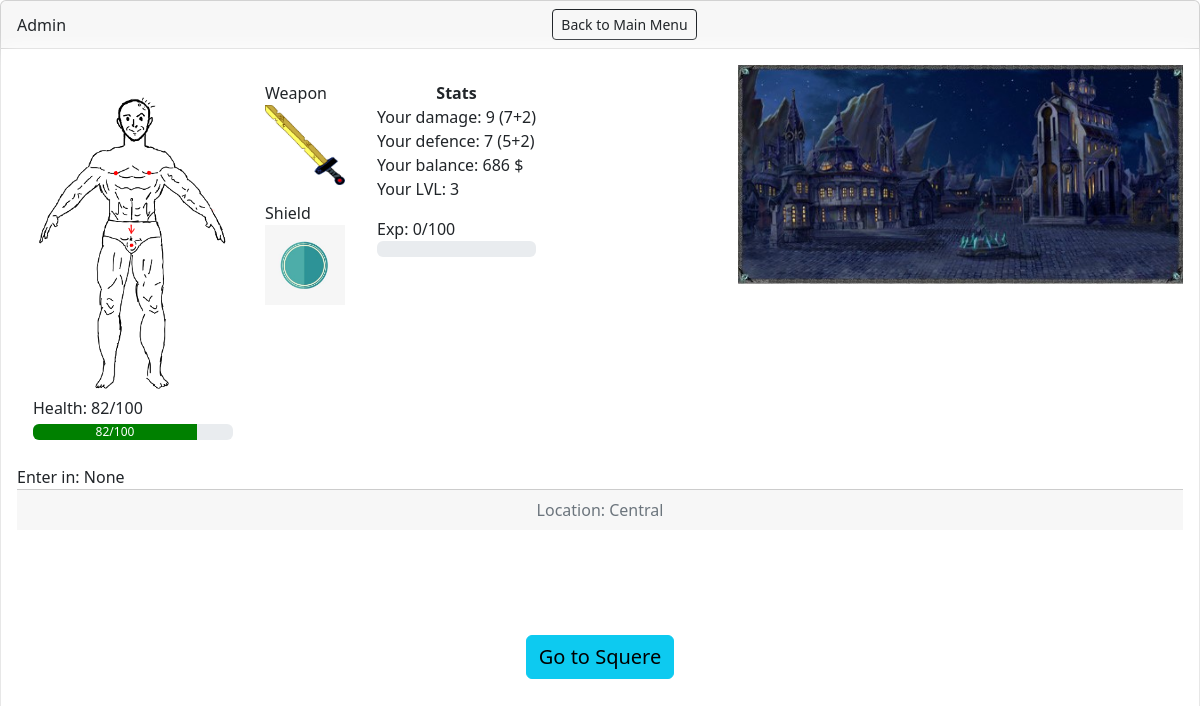
The app's page /game/location1/ (signed in), older data.
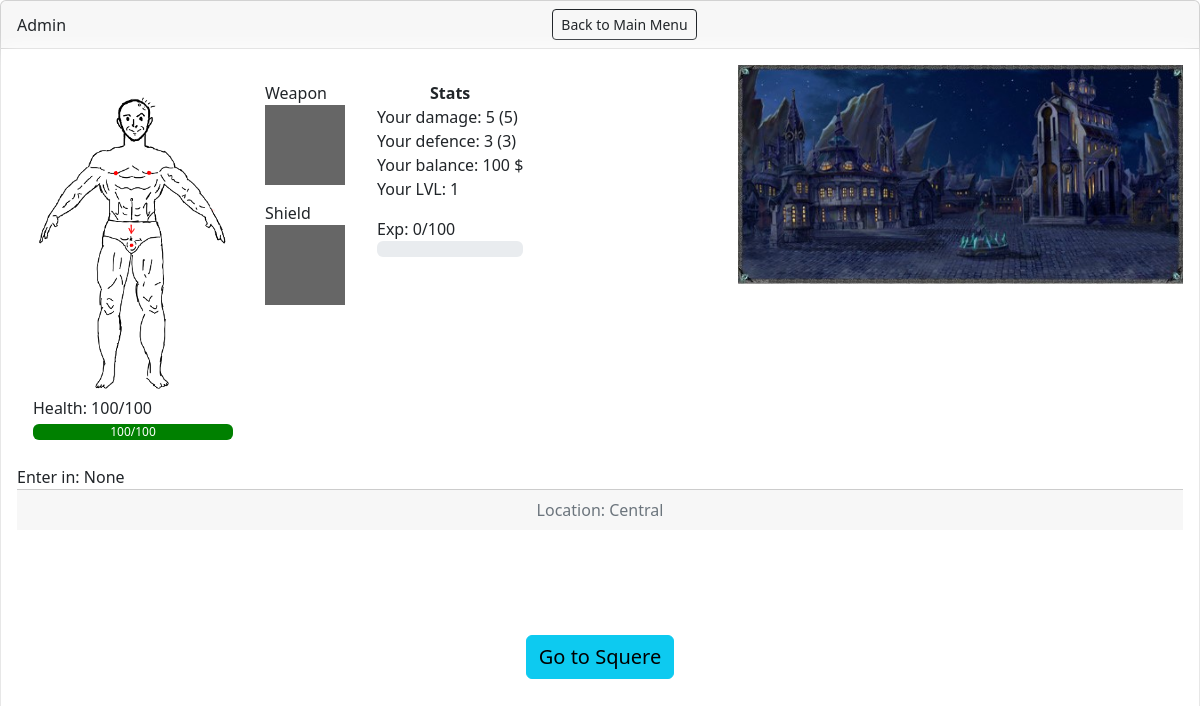
The same page, newer data.
### User/models.py (models this page shows, shortened)
class Newuser(AbstractUser):
    health = models.IntegerField("HP",default=100)
    attack = models.IntegerField("ATTACK",default=5)
    defence = models.IntegerField("ARMOR",default=3)
    img = models.ImageField("IMG",upload_to="img/",default="")
    balance = models.DecimalField("MONEY", default=100, decimal_places=0,max_digits=10)
    lvl = models.IntegerField("LEVEL",default=1)
    exp = models.IntegerField("EXP",default=0)
    weapon = models.ForeignKey('Weapon',verbose_name="WEAPON",default='',null=True,blank=True,on_delete=models.SET_NULL)
    armor = models.ForeignKey('Armor',verbose_name="ARMOR",default='',null=True,blank=True,on_delete=models.SET_NULL)
    dungeon_lvl = models.IntegerField("DUNGEON LVL",default=1)
    dungeon_loc = models.IntegerField("DUNGEON LOCATION", default=0)
    is_fight = models.BooleanField("IS FIGHT",default=False)
    enemy = models.ForeignKey("Enemy",verbose_name="ENEMY",default='',null=True,blank=True,on_delete=models.SET_NULL)
    def ReturnAllDamage(self):
        if self.weapon is None:
            return self.attack
        else:
            return self.attack+self.weapon.damage
    def ReturnAllArmor(self):
        if self.armor is None:
            return self.defence
        else:
            return self.defence+self.armor.armor
    def CheckEXP(self):
        if self.lvl == 99:
            self.exp=100
        else:
            if self.exp>=100:
                self.lvl+=1
                self.defence=self.defence+1
                self.attack=self.attack+1
                self.exp=0
        self.save()
        return self.lvl

class Weapon(models.Model):
    name = models.CharField("WEAPON NAME",max_length=30)
    damage = models.IntegerField("DAMAGE+")
    img = models.ImageField("IMG",upload_to="weapon")
    balance = models.IntegerField("SUM")
    lvl = models.IntegerField("LVL")

class Armor(models.Model):
    name = models.CharField("ARMOR NAME",max_length=30)
    img = models.ImageField("IMG",upload_to="armor")
    armor = models.IntegerField("AROMOR+")
    balance = models.IntegerField("SUM")
    lvl = models.IntegerField("LVL")

### Game/views.py (the view)
# urls.py: path('location1/',Location1.as_view(),name='loc1'),
class Location1(LoginRequiredMixin,TemplateView):
    template_name='BK/home.html'

### templates/BK/home.html (shortened to what this page needs)
{% load static %}
<!DOCTYPE html>
<html>
    <head>
        <link href="https://cdn.jsdelivr.net/npm/bootstrap@5.2.0-beta1/dist/css/bootstrap.min.css" rel="stylesheet">
    </head>
    <body>
        <div class="card">
            <div class="card-header d-flex align-items-center">
              <span>{{user.username}}</span>
              <a class="btn btn-sm btn-outline-dark mx-auto" href="{% url 'home' %}">Back to Main Menu</a>
            </div>
            <div class="card-body d-flex flex-column shadown">
                <div class="d-flex justify-content-between media">
                <div class="d-flex w-100 up">
                    <div class='user_model  d-flex flex-column align-items-between'>
                        <div class="img_user"><img src="{% static 'img/based_2.png' %}" class="w-100 h-100" /></div>
                        <span>Health: {{user.health}}/100</span>
                        <div class="progress mt-1">
                            <div class="progress-bar bg_pr" role="progressbar" style="width: {{user.health}}%" aria-valuenow="{{user.health}}" aria-valuemin="0" aria-valuemax="100">{{user.health}}/100</div>
                        </div>
                    </div>
                    <div class='m-3'>
                        <span class="text-center">Weapon</span>
                        {% if user.weapon.img %}
                        <div><img src="{{user.weapon.img.url}}" class="item_img mb-3"/></div>
                        {% else %}
                        <div class='no_image_attr mb-3'></div>
                        {% endif %}
                        <span class='text-center'>Shield</span>
                        {% if user.armor.img %}
                        <div><img src="{{user.armor.img.url}}" class="item_img mb-3"/></div>
                        {% else %}
                        <div class='no_image_attr'></div>
                        {% endif %}
                    </div>
                    <div class='m-3 stats'>
                        <div class='text-center'><b>Stats</b></div>
                        <div class=>
                            <div>Your damage: {{user.ReturnAllDamage}} ({{user.attack}}{% if user.weapon is not None %}+{{user.weapon.damage}}{% endif %})</div>
                        <div>Your defence: {{user.ReturnAllArmor}} ({{user.defence}}{% if user.armor is not None %}+{{user.armor.armor}}{% endif %})</div>
                        <div>Your balance: {{user.balance}} $</div>
                        <div>Your LVL: {{user.CheckEXP}}</div>
                        <div class="mt-3">Exp: {{user.exp}}/100</div>
                        <div class="progress">
                        </div>
                        </div>
                    </div>
                </div>
                    <div class="map">
                    </div>
            </div>
            {% block enter %}
            <span>Enter in: None</span>
            {% endblock enter %}
            <div class="card-footer text-muted text-center">
            {% block locat_name %}
            Location: Central
            {% endblock locat_name %}
            </div>
            <div class="d-flex justify-content-center align-items-center nav">
                {% block bnts %}<a class="btn btn-info fs-5" href="{% url 'loc2'%}">Go to Squere</a>{% endblock bnts %}
            </div>
          </div>
    </body>
</html>

Row changes from the older to the newer data that the page shows:
changed Newuser "Admin": health "82" → "100"; weapon_id 1 → empty (drawn); armor_id 1 → empty (drawn); ReturnAllDamage "9" → "5"; attack "7" → "5"; ReturnAllArmor "7" → "3"; defence "5" → "3"; balance "686" → "100"; CheckEXP "3" → "1"; weapon.img: picture removed; armor.img: picture removed; weapon.damage "2" → (not shown); armor.armor "2" → (not shown)
